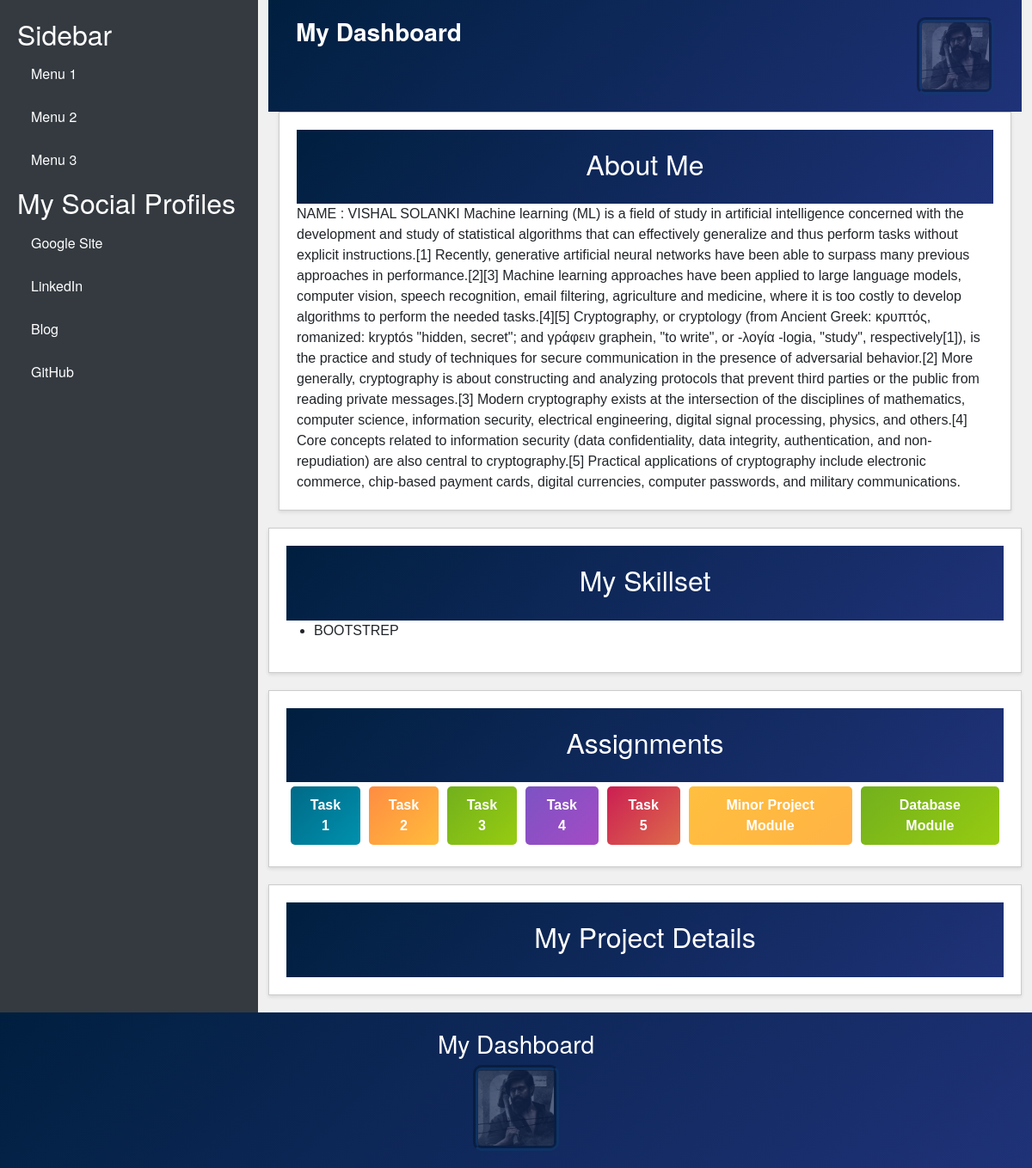
The page /vishal/index.php on the database its author committed.
### tables this page shows
CREATE TABLE `my_details` (
  `about_me` varchar(3000) NOT NULL
);

CREATE TABLE `skill_set` (
  `skill_name` varchar(10) NOT NULL
);

### vishal/index.php (the view, shortened to what this page needs)
<?php
$conn = mysqli_connect("localhost", "root", "", "dashboard2");
$query = "SELECT * FROM `my_details`";
$excute_query = mysqli_query($conn, $query);
$excute_data = mysqli_num_rows($excute_query);
for ($i = 1; $i <= $excute_data; $i++) {
    $yash = mysqli_fetch_row($excute_query);
}
?>
<!DOCTYPE html>
<html lang="en">
<head>
    <link rel="stylesheet" href="css/bootstrap.min.css">
    <link rel="stylesheet" href="css/style.css">
</head>
<body>
    <div class="container-fluid">
        <div class="row">
            <nav id="sidebar" class="col-md-3">
                <h2>Sidebar</h2>
                <ul class="list-group">
                    <li class="list-group-item"><a href="#">Menu 1</a></li>
                    <li class="list-group-item"><a href="#">Menu 2</a></li>
                    <li class="list-group-item"><a href="#">Menu 3</a></li>
                </ul>
                <h2>My Social Profiles</h2>
                <ul class="list-group">
                    <li class="list-group-item"><a href="http://sites.google.com/view/vishalsolanki2122/home" target="_blank">Google Site</a></li>
                    <li class="list-group-item"><a href="https://www.linkedin.com/in/vishal-solanki-bb558a285?utm_source=share&utm_campaign=share_via&utm_content=profile&utm_medium=ios_app" target="_blank">LinkedIn</a></li>
                    <li class="list-group-item"><a href="https://www.blog.com" target="_blank">Blog</a></li>
                    <li class="list-group-item"><a href="https://github.com/vishalsolanki2122/web_dev_php" target="_blank">GitHub</a></li>
                </ul>
            </nav>
            <main class="col-md-9">
                <div id="header">
                    <div class="container">
                        <div class="row">
                            <div class="col-md-6">
                                <h1 class=" ">My Dashboard</h1>
                            </div>
                            <div class="col-md-6">
                                <img src="img/kgf_main.png" alt="Logo" width="90" class="float-end redi">
                            </div>
                        </div>
                    </div>
                </div>
                <div class="container">
                    <div class="dashboard-item">
                        <div id="about-me" class="section-title">
                            <h2>About Me</h2>
                        </div>
                        <?php echo $yash[0] ?>
                    </div>
                </div>
                <?php
                $conn = mysqli_connect("localhost", "root", "", "dashboard2");
                $query = "SELECT * FROM `skill_set`";
                $excute_query1 = mysqli_query($conn, $query);
                for($i=0;$i<=3;$i++)
                {
                       $yash1 = mysqli_fetch_row($excute_query1);
                }
                ?>
                <div class="dashboard-item">
                    <div id="my-skillset" class="section-title">
                        <h2>My Skillset</h2>
                    </div>
                    <ul>
                          <li><?php echo $yash1[0] ?></li>
                    </ul>
                </div>
                <div class="dashboard-item">
                    <div id="assignments" class="section-title">
                        <h2>Assignments</h2>
                    </div>
                    <div class="btn-group">
                        <a href="https://github.com/vishalsolanki2122/web_dev_php/tree/main/task1" target="_blank"><button class="ocean-blue-button gradient-button">Task 1</button></a>
                        <a href="https://github.com/vishalsolanki2122/web_dev_php/tree/main/task2" target="_blank"><button class="sunset-orange-button gradient-button">Task 2</button></a>
                        <a href="https://github.com/vishalsolanki2122/web_dev_php/tree/main/task%203" target="_blank"><button class="spring-green-button gradient-button">Task 3</button></a>
                        <button class="royal-purple-button gradient-button">Task 4</button>
                        <button class="ruby-red-button gradient-button">Task 5</button>
                        <button class="goldenrod-yellow-button gradient-button">Minor Project Module</button><br>
                        <button class="spring-green-button gradient-button">Database Module</button>
                    </div>
                </div>
                <div class="dashboard-item">
                    <div id="project-details" class="section-title">
                        <h2>My Project Details</h2>
                    </div>
                </div>
        </div>
    </div>
    <div id="footer">
        <h3>My Dashboard</h3>
        <img src="img/kgf_main.png" alt="Footer Logo" width="100" class="redi">
    </div>
</body>
</html>

### vishal/css/style.css (style rules this page uses)
body { font-family: 'Arial', sans-serif; background: #f0f0f0; margin: 0; padding: 0; }
#header { background: linear-gradient(135deg, #001f3f, #1f3278); color: #fff; text-align: left; padding: 20px; font-family: 'Helvetica Neue', sans-serif; }
.redi { border-style: groove; border-color:rgb(12, 65, 110); border-radius: 10px 10px; border-width: 6px; opacity:0.4; }
#header h1 { font-size: 28px; margin: 0; font-weight: bold; }
#sidebar { background: #343a40; color: #fff; padding: 20px; font-family: 'Helvetica Neue', sans-serif; }
#sidebar ul { list-style: none; padding: 0; }
#sidebar li { margin-bottom: 10px; }
#sidebar li a { color: #fff; text-decoration: none; }
#sidebar .list-group-item { background: transparent; border: none; color: #fff; }
.section-title { background: linear-gradient(135deg, #001f3f, #1f3278); background-color: orangered; color: #fff; text-align: center; padding: 20px; font-family: 'Helvetica Neue', sans-serif; }
.dashboard-item { border: 1px solid #ccc; padding: 20px; margin-bottom: 20px; background: #fff; box-shadow: 0 2px 4px rgba(0, 0, 0, 0.1); font-family: 'Arial', sans-serif; }
#footer { background: linear-gradient(135deg, #001f3f, #1f3278); background-color: orangered; color: #fff; text-align: center; padding: 20px; font-family: 'Helvetica Neue', sans-serif; }
.ocean-blue-button { background: linear-gradient(135deg, #006a88, #0091ad); color: #fff; }
.sunset-orange-button { background: linear-gradient(135deg, #ff8c42, #ffbc3b); color: #fff; }
.spring-green-button { background: linear-gradient(135deg, #72b01d, #97cc11); color: #fff; }
.royal-purple-button { background: linear-gradient(135deg, #7c53c3, #a44bc5); color: #fff; }
.ruby-red-button { background: linear-gradient(135deg, #cb1e52, #de6b4b); color: #fff; }
.goldenrod-yellow-button { background: linear-gradient(135deg, #ffbf3f, #ffb344); color: #fff; }
.gradient-button { border: none; padding: 10px 20px; margin: 5px; border-radius: 5px; font-weight: bold; cursor: pointer; }

### rows shown on the page
my_details: about_me "NAME : VISHAL SOLANKI Machine learning (ML) is a field of study in artificial intelligence concerned with the development and study of statistical algorithms that can effectively generalize and thus perform tasks without explicit instructions.[1] Recently, generative artificial neural networks have been able to surpass many previous approaches in performance.[2][3] Machine learning approaches have been applied to large language models, computer vision, speech recognition, email filtering, agriculture and medicine, where it is too costly to develop algorithms to perform the needed tasks.[4][5] Cryptography, or cryptology (from Ancient Greek: κρυπτός, romanized: kryptós \"hidden, secret\"; and…"
skill_set: skill_name "BOOTSTREP"
